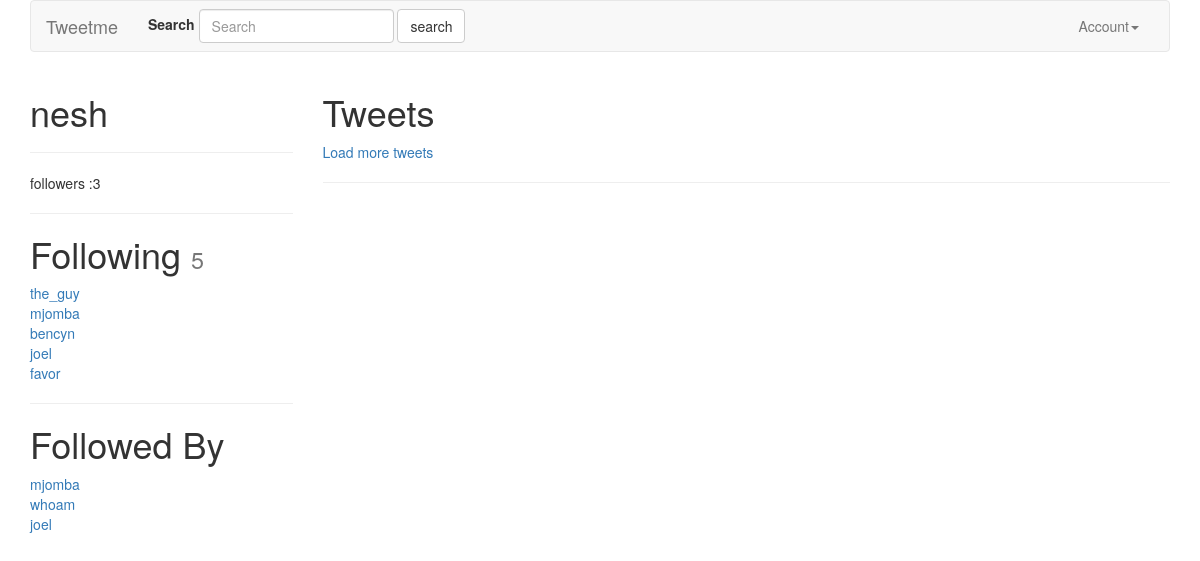
/nesh/ (signed in), run on the app's committed database.
### accounts/models.py (models this page shows, shortened)
class UserProfile(models.Model):
    user = models.OneToOneField(settings.AUTH_USER_MODEL, related_name='profile')
    following = models.ManyToManyField(settings.AUTH_USER_MODEL, blank=True, related_name='followed_by')
    objects = UserProfileManager()
    def get_following(self):
        users = self.following.all()
        return users.exclude(username=self.user.username)
    def get_absolute_url(self):
        return reverse_lazy("profile:detail", kwargs={"username":self.user.username})

### accounts/views.py (the view)
# urls.py: url(r'^(?P<username>[\w.@+-]+)/$', UserDetailView.as_view(), name='detail'),
class UserDetailView(DetailView):
    template_name = "accounts/user_detail.html"
    queryset = User.objects.all()
    def get_object(self):
        return get_object_or_404(User,
                                 username__iexact=self.kwargs.get("username"))
    def get_context_data(self, *args, **kwargs):
        context = super(UserDetailView, self).get_context_data(*args, **kwargs)
        following = UserProfile.objects.is_following(self.request.user,
                                                     self.get_object())
        context['following'] = following
        context['recommended'] = UserProfile.objects.recommended(
            self.request.user)
        return context

### accounts/models.py (called while the page is built)
    def all(self):
        qs = self.get_queryset().all()
        try:
            if self.instance:
                qs = qs.exclude(user=self.instance)
        except:
            pass
        return qs

    def is_following(self, user, followed_by_user):
        user_profile, create = UserProfile.objects.get_or_create(user=user)
        if create:
            return False
        if followed_by_user in user_profile.following.all():
            return True
        return False

    def recommended(self,user,limit_to=10):
        profile = user.profile
        following = profile.get_following()
        qs =  self.get_queryset().exclude(user__in=following).exclude(id=profile.id).order_by("?")[:limit_to]
        return qs

### accounts/templates/accounts/user_detail.html (shortened to what this page needs)
{% extends "base.html" %}
{% block content %}
<div class="row">
    <div class="col-sm-3 col-xs-12" >
       <h1>{{object.username}}</h1>
        <hr/>
        <p>followers :{{object.followed_by.all.count}}</p>
        <hr>
         <h1>Following <small>{{object.profile.get_following.count}}</small></h1>
        {%  for user in object.profile.get_following %}
              <a href="/{{user.username}}">{{user.username}}</a><br/>
                {% empty %}
        <h4>Not following anyone</h4>
        {% endfor %}
          <hr/>
        <h1>Followed By</h1>
        {%  for profile in object.followed_by.all %}
              <a href="/{{profile.user.username}}">{{profile.user.username}}</a> <br/>
                {% empty %}
        <h4>Not followed by anyone</h4>
        {% endfor %}
    </div>
    <div class="col-sm-9 col-xs-12">
        <h1>Tweets</h1>
    <a href="#" id="load-more" >Load more tweets</a>
        <hr/>
    </div>
</div>
{% endblock content%}}

### templates/base.html (shortened to what this page needs)
{% load static %}
<html lang="en">
  <head>
<link rel="stylesheet" href="https://maxcdn.bootstrapcdn.com/bootstrap/3.3.7/css/bootstrap.min.css">
    <link rel="stylesheet" href="https://stackpath.bootstrapcdn.com/font-awesome/4.7.0/css/font-awesome.min.css" >
  </head>
  <body>
<div class="container">
    {% include "navbar.html"%}
     {% block content %}
    {% endblock content %}
</div>
  </body>
</html>

### templates/navbar.html (shortened to what this page needs)
<nav class="navbar navbar-default">
  <div class="container-fluid">
    <div class="navbar-header">
      <a class="navbar-brand" href="{% url 'home' %}">Tweetme</a>
    </div>
{% if request.user.is_authenticated %}
    <div class="collapse navbar-collapse" id="bs-example-navbar-collapse-1">
   {% include "tweets/search_form.html" %}
      <ul class="nav navbar-nav navbar-right">
        <li class="dropdown">
          <a href="#" class="dropdown-toggle" data-toggle="dropdown" role="button" aria-haspopup="true" aria-expanded="false">Account<span class="caret"></span></a>
        </li>
      </ul>
        {% endif %}
    </div>
  </div>
</nav>

### templates/tweets/search_form.html
<form id= "navbar-search-form" class="navbar-form navbar-left" method="GET" action='{% url "search" %}' >
<div class="form-group">
    <label for="q"> Search  </label>
    <input class="form-control" type="text" name="q" placeholder="Search" value="{{request.GET.q}}">
    </div>
    <input class="btn btn-default" type="submit" value="search">
</form>

### data on the page
UserProfile: user.username "mjomba"
UserProfile: user.username "whoam"
UserProfile: user.username "joel"

### other printed values
{{ object.username }} "nesh"
{{ object.followed_by.all.count }} "3"
{{ object.profile.get_following.count }} "5"
{{ user.username }} "the_guy"
{{ user.username }} "mjomba"
{{ user.username }} "bencyn"
{{ user.username }} "joel"
{{ user.username }} "favor"
